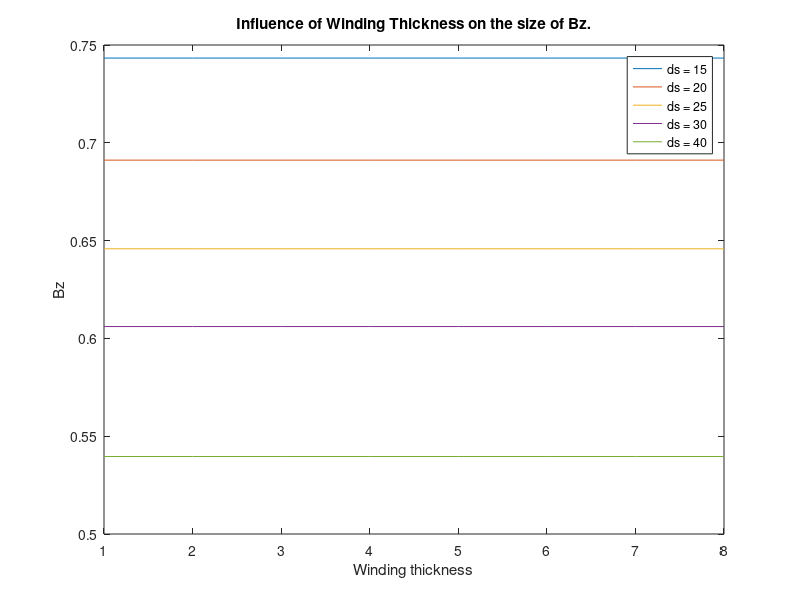

Write MATLAB code to recreate this figure.
% Define constant parameters
dFe = 7;                                    % Rotor disk thickness
Tpm = 25;                                   % Magnetic pitch 25◦
Di = 80;                                    % Inner diameter of PM 
Do = 150;                                   % Outer diameter of PM 
Tp = 1;                                     % Pole pitch 
Ia = 2 * 10;                                % Electrical current
dag = 1;                                    % Air gap thickness 
Kw = 0.966;                                 % Winding factor
p = 4;                                      % Number of pole pairs
f = 50;                                     % Frequency
m = 3;                                      % Number of phases
Ur = 1;                                     % Relative permeability of steel.
Urec = 1;                                   % µr the relative permeability of steel.
Br = 1;                                     % Remanent magnetic flux density
N1 = 6;                                     % Number of turns per coil
lfe = 1;                                    % Assumed

% Define varying parameters
ds_values = [15, 20, 25, 30, 40]; % Different winding thickness values

figure; % Create figure outside the loop

for j = 1:length(ds_values)
    ds = ds_values(j);
    
    % Initialize arrays to store values of varying parameters
    Bz_values = zeros(8, 1);
    for i = 1:8
        Ksat = 1 + ((lfe) / (2 * Ur) * (dag + 0.5 * dFe));
        Bz = Br / (1 + (Urec * ((dag + 0.5 * ds) / Di) * Ksat));
        ai = (Tpm + i) / Tp;
        Phi = cos(ai) * Bz * (pi / 8 * p) * (Do^2 - Di^2);
        E = pi * sqrt(2) * f * N1 * Kw * Phi;
        Tem = (1 / 4) * cos(ai) * Bz * m * Ia * N1 * Kw * (Do^2 - Di^2);
        Bz_values(i) = Bz;
    end
    % Plot results
    plot(1:8, Bz_values, 'DisplayName', ['ds = ' num2str(ds)]);
    hold on;
end

xlabel('Winding thickness');
ylabel('Bz');
title('Influence of Winding Thickness on the size of Bz.');
legend('Location', 'Best');
